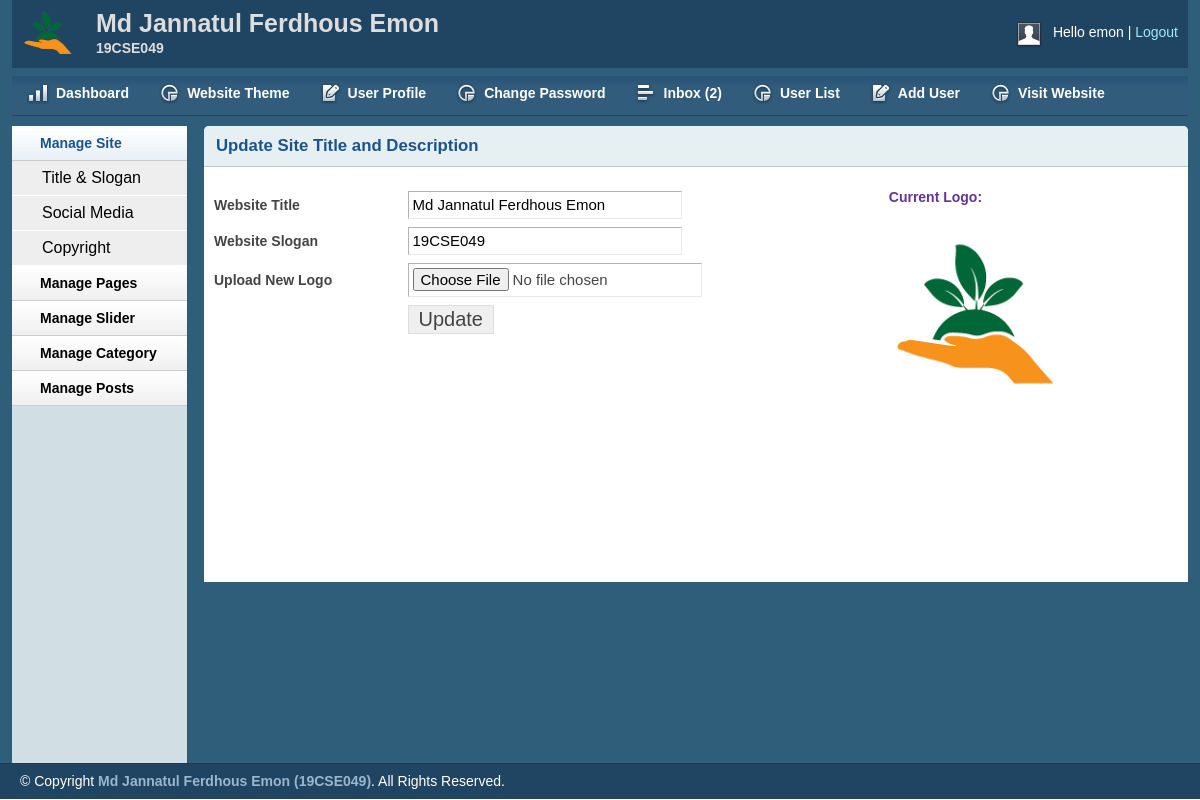
Page /admin/titleslogan.php (signed in) on the committed database.
### tables this page shows
CREATE TABLE `title_slogan` (
  `id` int(11) NOT NULL,
  `title` varchar(255) NOT NULL,
  `slogan` varchar(255) NOT NULL,
  `logo` varchar(255) NOT NULL
);

### lib/Database.php (called while the page is built, shortened)
<?php
Class Database{
	public $host   = DB_HOST;
	public $user   = DB_USER;
	public $pass   = DB_PASS;
	public $dbname = DB_NAME;
	public $link;
	private function connectDB(){
	$this->link = new mysqli($this->host, $this->user, $this->pass, $this->dbname);
 }
	public function select($query){
		$result = $this->link->query($query) or die($this->link->error.__LINE__);
		if($result->num_rows > 0){
			return $result;
		} else {
			return false;
		}
	}
}

### lib/Session.php (called while the page is built, shortened)
<?php
    class Session{
        public static function get($key){
            if(isset($_SESSION[$key])){
               return $_SESSION[$key];
            }
            else{
                return false;
            }
        }
    }
?>

### admin/titleslogan.php (the view, shortened to what this page needs)
<?php include 'inc/header.php';?>
<?php include 'inc/sidebar.php';?>
    <div class="grid_10">
        <div class="box round first grid">
            <h2>Update Site Title and Description</h2>
            <?php
                $query = "select * from title_slogan where id='1'";
                $blog = $db->select($query);
                if($blog){
                    while($result = $blog->fetch_assoc()){
                ?>
            <div class="block sloginblock">
                <div class="leftside">
                <form action="titleslogan.php" method="post" enctype="multipart/form-data">
                <table class="form">
                    <tr>
                        <td>
                            <label>Website Title</label>
                        </td>
                        <td>
                            <input type="text" value="<?php echo $result['title']; ?>"  name="title" class="medium" />
                        </td>
                    </tr>
                        <tr>
                        <td>
                            <label>Website Slogan</label>
                        </td>
                        <td>
                            <input type="text" value="<?php echo $result['slogan']; ?>" name="slogan" class="medium" />
                        </td>
                    </tr>
                    <tr>
                            <td>
                                <label>Upload New Logo</label>
                            </td>
                            <td>
                                <input type="file" name="logo"/>
                            </td>
                        </tr>
                        <tr>
                        <td>
                        </td>
                        <td>
                            <input type="submit" name="submit" Value="Update" />
                        </td>
                    </tr>
                </table>
                </form>
                </div>
                <div class="rightside">
                    <a>Current Logo:</a></br>
                    <img src="<?php echo $result['logo']; ?>" alt="Logo"/>
                </div>
            </div>
            <?php } } ?>
        </div>
    </div>
    <?php include 'inc/footer.php';?>

### admin/inc/header.php (shortened to what this page needs)
<?php
include '../lib/Session.php';
?>
<?php include '../lib/Database.php';?>
<?php
	$db = new Database();
?>
<!DOCTYPE html>
<html>
<head>
<link rel="stylesheet" type="text/css" href="css/reset.css" media="screen" />
<link rel="stylesheet" type="text/css" href="css/text.css" media="screen" />
<link rel="stylesheet" type="text/css" href="css/grid.css" media="screen" />
<link rel="stylesheet" type="text/css" href="css/layout.css" media="screen" />
<link rel="stylesheet" type="text/css" href="css/nav.css" media="screen" />
<link href="css/table/demo_page.css" rel="stylesheet" type="text/css" />
</head>
<body>
<div class="container_12">
    <div class="grid_12 header-repeat">
    <?php
        $query = "select * from title_slogan where id='1'";
        $blog = $db->select($query);
        if($blog){
            while($result = $blog->fetch_assoc()){
    ?>
        <div id="branding">
            <div class="floatleft logo">
                <img src="<?php echo $result['logo']; ?>" alt="Logo" />
            </div>
            <div class="floatleft middle">
                <h1><?php echo $result['title']; ?></h1>
                <p><?php echo $result['slogan']; ?></p>
            </div>
            <div class="floatright">
                <div class="floatleft">
                    <img src="img/img-profile.jpg" alt="Profile Pic" /></div>
                <div class="floatleft marginleft10">
                    <ul class="inline-ul floatleft">
                        <li>Hello <?php echo Session::get('username'); ?></li>
                        <li><a href="?action=logout">Logout</a></li>
                    </ul>
                </div>
            </div>
        </div>
    <?php } } ?>
    </div>
    <div class="grid_12">
        <ul class="nav main">
            <li class="ic-dashboard"><a href="index.php"><span>Dashboard</span></a> </li>
            <?php
                if(Session::get('userRole')=='0'){
            ?>
            <li class="ic-charts"><a href="theme.php"><span>Website Theme</span></a> </li>
            <?php } ?>
            <li class="ic-form-style"><a href="profile.php"><span>User Profile</span></a></li>
            <li class="ic-charts"><a href="changepassword.php"><span>Change Password</span></a></li>
            <?php
                if(Session::get('userRole')=='0' || Session::get('userRole')=='1'){
            ?>
            <li class="ic-grid-tables"><a href="inbox.php"><span>
                Inbox
                <?php
                $query = "select * from contact where status='0' order by id desc";
				$msg = $db->select($query);
                if($msg){
                    $count = mysqli_num_rows($msg);
                    echo "(".$count.")";
                }
                else{
                    echo "(0)";
                }
                ?>
                </span></a></li>
            <?php } ?>
            <li class="ic-charts"><a href="userlist.php"><span>User List</span></a></li>
            <?php
                if(Session::get('userRole')=='0'){
            ?>
            <li class="ic-form-style"><a href="adduser.php"><span>Add User</span></a></li>
            <?php } ?>
            <li class="ic-charts"><a href="../index.php"><span>Visit Website</span></a></li>
        </ul>
    </div>

### admin/css/layout.css (style rules this page uses)
body { background: #fff none repeat scroll 0 0; color: #444; font-size: 14px; padding: 0; }
.floatleft { float:left; }
.logo img { margin-top: -15px; width: 52px; }
.middle { margin-left: 22px; margin-top: -14px; }
.middle h1 { color:#ddd;margin:0 }
.middle p { color: #ddd; margin: 0; font-weight: bold; }
.floatright { float:right; }
.inline-ul li { display:inline; color:#fff; }
.marginleft10 { margin-left:10px; }
a { color: #000; font-weight:bold; text-decoration: none; }
.container_12, .container_16 { background:#2E5E79; }
h1, h2, h3, h4, h5, h6 { line-height:1.2em; margin-bottom:.3em; }
h2 { margin-top:1em; }
#branding { font-weight: normal; margin-bottom: 0; padding: 22px 10px 3px; text-align: left; }
.header-repeat { background:url(../img/header-repeat.jpg) repeat-x; }
#branding a { color:#A1EAFF; font-weight:normal; }
#branding a:before { content:" | "; color:#fff; }
#branding ul, #branding ul li { margin:0px; padding:0px; }
#branding li { padding:0px 0px 0px 0px !important; }
.box { background:#fff; margin-bottom:20px; padding:10px 10px 10px 10px; margin-left:-8px; }
.box.grid { padding-bottom:40px; }
.box.round { -moz-border-radius: 5px 5px 0px 0px; -webkit-border-radius: 5px 5px 0px 0px; border-radius: 5px 5px 0px 0px; }
.box h2 { font-size:1.2em; font-weight:bold; color:#1B548D; background:#E6F0F3; margin:-10px -10px 0 -10px; padding:10px 12px; border-bottom:1px solid #B3CBD6; -moz-border-radius: 5px 5px 0px 0px; -webkit-border-radius: 5px 5px 0px 0px; border-radius: 5px 5px 0px 0px; }
.box.first { min-height: 406px; }
.block { padding-top:20px; }
p { margin-bottom:1em; }
ul, ol { padding-top:0; }
table.form { width:100%; }
table.form td { padding:4px 0px; }
table.form label { font-weight:bold; }
table.form input, table.form select { font-size: 15px; padding: 4px 4px 5px 4px; border-top: 1px solid #b3b3b3; border-left: 1px solid #b3b3b3; border-right: 1px solid #eaeaea; border-bottom: 1px solid #eaeaea; }
table.form input[type="submit"] { border: 1px solid #ddd; color: #444; cursor: pointer; font-size: 20px; padding: 2px 10px; }
input.medium { width: 55%; }
.block { padding-bottom:1px; }

### admin/titleslogan.php (style rules this page uses)
.leftside { float: left; width: 70%; }
.rightside { float: left; width: 20%; }
.rightside img { margin-top: 10%; float: center; height: 70%; width: 90%; }
.rightside a { color: rebeccapurple; }

### rows in the picture
title_slogan: logo (picture), title "Md Jannatul Ferdhous Emon", slogan "19CSE049"

### other values in the picture
$count "2"
